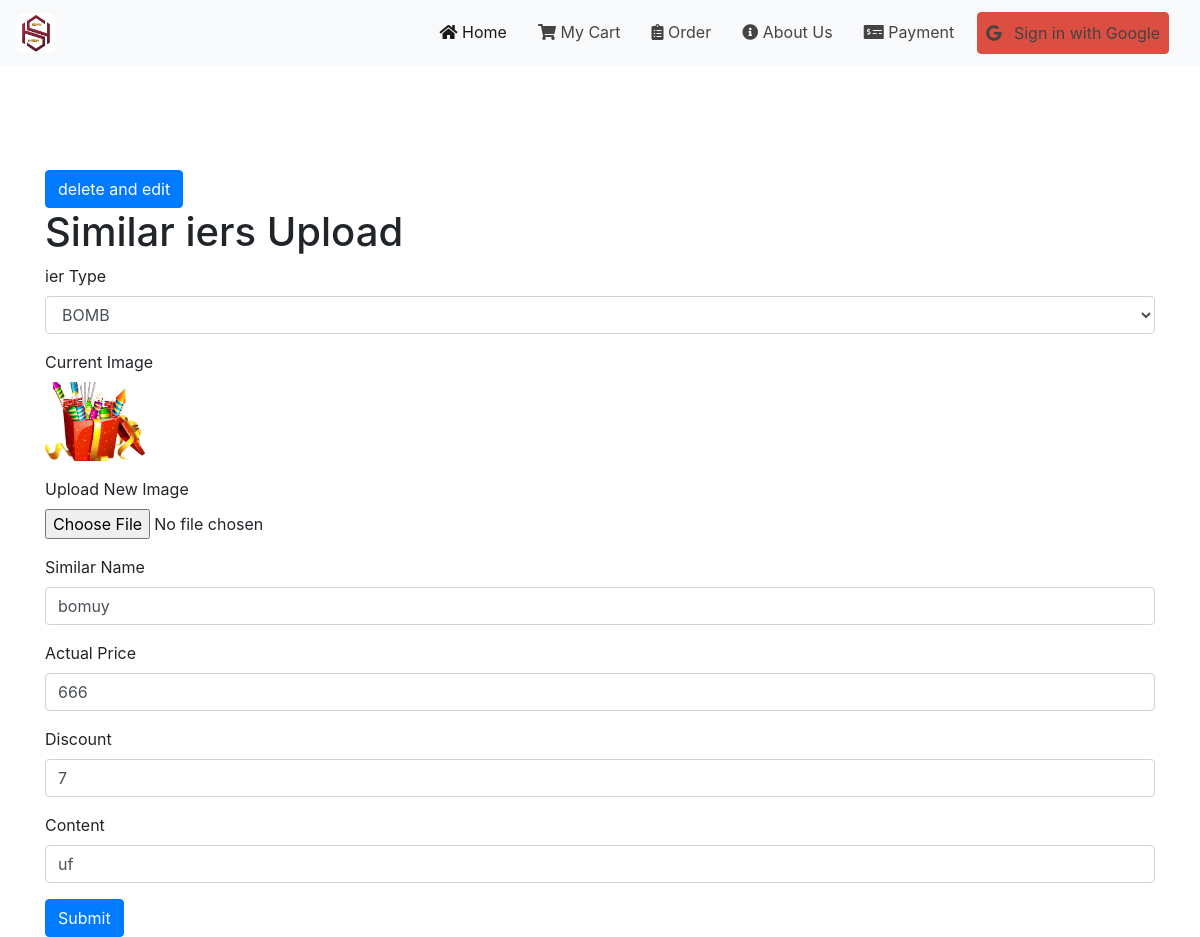
/similaredit/6, run on the app's committed database.
### fireapp/models.py (models this page shows, shortened)
class Crackers(models.Model):
    image = models.ImageField(upload_to='crackimages/')
    name = models.CharField(max_length=100)

class similarCrackers(models.Model):
    name = models.ForeignKey(Crackers, on_delete=models.CASCADE)
    image = models.ImageField(upload_to='similarimage/')
    similarname = models.CharField(max_length=100)
    actual_price = models.TextField(null=True)
    discount_price = models.TextField()
    content = models.TextField(default="new")

### fireapp/views.py (the view, shortened to what this page needs)
# urls.py: path("similaredit/<str:id>",views.similaredit,name="similaredit"),
def similaredit(request, id):
    crackers = Crackers.objects.all()
    li = [cracker.name for cracker in crackers]
    crack = similarCrackers.objects.get(id=id)
    obj = similarCrackers.objects.get(id=id)
    return render(request, "similaredit.html", {"form": crack, "name": li})

### templates/similaredit.html (shortened to what this page needs)
<!DOCTYPE html>
<html>
<head>
    <link rel="stylesheet" href="https://stackpath.bootstrapcdn.com/bootstrap/4.5.2/css/bootstrap.min.css">
</head>
<body>
    {% include 'nav.html' %}
    <div class="container">
        <a href="{% url 'similaradminview' %}" class="btn btn-primary">delete and edit</a>
        <h1>Similar iers Upload</h1>
        <form method="POST" action="" enctype="multipart/form-data">
            <div class="form-group">
                <label for="ier_type">ier Type</label>
                <select class="form-control" id="ier_type" name="cracker_type">
                    {% for j in name %}
                        <option value="{{ j }}" {% if j == form.instance.name %}selected{% endif %}>{{ j }}</option>
                    {% endfor %}
                </select>
            </div>
            <div class="form-group">
                <label for="image">Current Image</label>
                <br>
                {% if form.image %}
                    <img src="{{ form.image.url }}"
                        alt="Current Image" class="small-image">
                        {% endif %}
            </div>
            <div class="form-group">
                <label for="new_image">Upload New Image</label>
                <input type="file" class="form-control-file" id="new_image" name="image">
            </div>
            <div class="form-group">
                <label for="similar_name">Similar Name</label>
                <input type="text" class="form-control" id="similar_name" name="similar_name"
                    value="{{ form.similarname }}" required>
            </div>
            <div class="form-group">
                <label for="actual_price">Actual Price</label>
                <input type="text" class="form-control" id="actual_price" name="actual_price"
                    value="{{ form.actual_price }}" required>
            </div>
            <div class="form-group">
                <label for="discount">Discount</label>
                <input type="text" class="form-control" id="discount" name="discount_price"
                    value="{{ form.discount_price }}" required>
            </div>
            <div class="form-group">
                <label for="content">Content</label>
                <input type="text" class="form-control" id="content" name="content" value="{{ form.content }}"
                    required>
            </div>
            <button type="submit" class="btn btn-primary">Submit</button>
        </form>
    </div>
</body>
</html>

### templates/similaredit.html (style rules this page uses)
body { background-color: #f8f9fa; }
.container { margin-top: 100px; }
.small-image { max-width: 100px; max-height: 100px; }

### templates/nav.html (style rules this page uses)
body { padding-top: 70px; }

### data on the page
Crackers: cracker_type "BOMB"
similarCrackers: image (picture), similar_name "bomuy", actual_price "666", discount_price "7", content "uf"
